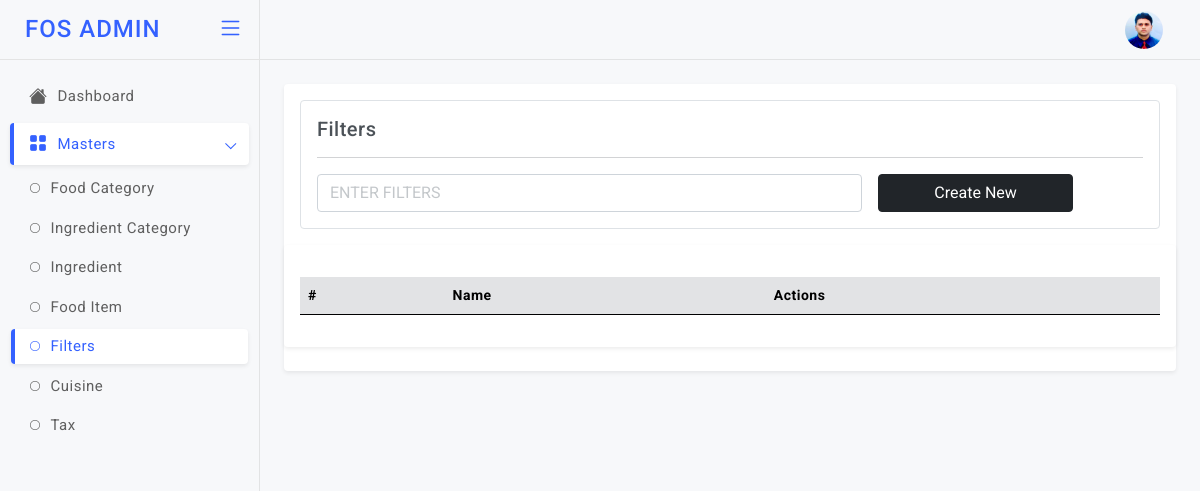
Page /filters (signed in) on the earlier database version.
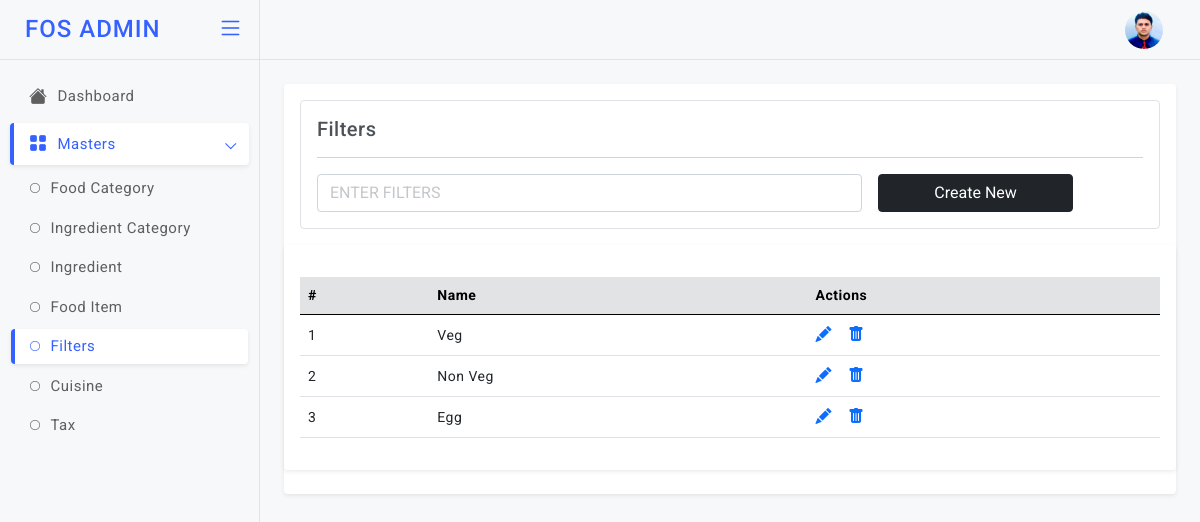
Same page on the later database version.
### models.py (models this page shows)
class FoodFilters(db.Model):
    id = db.Column(db.Integer, primary_key=True)
    filter_name = db.Column(db.String)

### app.py (the view)
@app.route('/filters', methods=["GET","POST"]) # End Point to Add & View the Filters
def filters():
    if not settings.session.get("name"):
            return settings.redirect("/login")
    if settings.request.method=="POST":
        filter_name = settings.request.form["filter_name"]
        info=models.FoodFilters(filter_name=filter_name)
        db.session.add(info)
        db.session.commit()
    fetch=models.FoodFilters.query.all()
    return settings.render_template('admin/filters.html', getinfo=fetch)

### templates/admin/filters.html (shortened to what this page needs)
<!doctype html>
<html lang="en">
<head>
  <link href="static/admin-assets/plugins/simplebar/css/simplebar.css" rel="stylesheet" />
  <link href="static/admin-assets/plugins/perfect-scrollbar/css/perfect-scrollbar.css" rel="stylesheet" />
  <link href="static/admin-assets/plugins/metismenu/css/metisMenu.min.css" rel="stylesheet" />
  <link href="static/admin-assets/css/bootstrap.min.css" rel="stylesheet" />
  <link href="static/admin-assets/css/bootstrap-extended.css" rel="stylesheet" />
  <link href="static/admin-assets/css/style.css" rel="stylesheet" />
  <link href="static/admin-assets/css/icons.css" rel="stylesheet">
  <link rel="stylesheet" href="https://cdn.jsdelivr.net/npm/bootstrap-icons@1.5.0/font/bootstrap-icons.css">
	<link href="static/admin-assets/css/pace.min.css" rel="stylesheet" />
  <link href="static/admin-assets/css/dark-theme.css" rel="stylesheet" />
  <link href="static/admin-assets/css/light-theme.css" rel="stylesheet" />
  <link href="static/admin-assets/css/semi-dark.css" rel="stylesheet" />
  <link href="static/admin-assets/css/header-colors.css" rel="stylesheet" />
</head>
<body>
  <div class="wrapper">
      <header class="top-header">
        <nav class="navbar navbar-expand gap-3">
            <div class="top-navbar-right ms-auto">
              <ul class="navbar-nav align-items-center">
              <li class="nav-item dropdown dropdown-user-setting">
                <a class="nav-link dropdown-toggle dropdown-toggle-nocaret" href="#" data-bs-toggle="dropdown">
                  <div class="user-setting d-flex align-items-center">
                    <img src="static/admin-assets/images/avatars/rids.jpg" class="user-img" alt="">
                  </div>
                </a>
              </li>
              </ul>
              </div>
        </nav>
      </header>
        <aside class="sidebar-wrapper" data-simplebar="true">
          <div class="sidebar-header">
            <div>
              <h4 class="logo-text">FOS ADMIN</h4>
            </div>
            <div class="toggle-icon ms-auto"> <i class="bi bi-list"></i>
            </div>
          </div>
          <ul class="metismenu" id="menu">
            <li>
              <a href="javascript:;">
                <div class="parent-icon"><i class="bi bi-house-fill"></i>
                </div>
                <div class="menu-title">Dashboard</div>
              </a>
            </li>
            <li>
              <a href="javascript:;" class="has-arrow">
                <div class="parent-icon"><i class="bi bi-grid-fill"></i>
                </div>
                <div class="menu-title">Masters</div>
              </a>
              <ul>
                <li> <a href="/foodcat"><i class="bi bi-circle"></i>Food Category</a></li>
                <li> <a href="/ingcat"><i class="bi bi-circle"></i>Ingredient Category</a></li>
                <li> <a href="/ing"><i class="bi bi-circle"></i>Ingredient</a></li>
                <li> <a href="/fooditem"><i class="bi bi-circle"></i>Food Item</a></li>
                <li> <a href="/filters"><i class="bi bi-circle"></i>Filters</a></li>
                <li> <a href="/cusin"><i class="bi bi-circle"></i>Cuisine</a></li>
                <li> <a href="/tax"><i class="bi bi-circle"></i>Tax</a></li>
               </ul>
            </li>
          </ul>
       </aside>
          <main class="page-content">
            <div class="card">
              <div class="card-body">
                <div class="border p-3 rounded">
                  <h5 class="mb-0">Filters</h5>
                <hr/>
                <form class="row g-3" method="post">
                  <div class="col-8">
                    <input type="text" class="form-control" placeholder="ENTER FILTERS" name="filter_name">
                  </div>
                     <div class="col-3">
                    <div class="d-grid">
                      <button type="submit" class="btn btn-dark submitForm">Create New</button>
                    </div>
                  </div>
                </form>
              </div>
              </div>
               <div class="card">
                 <div class="card-body">
                   <div class="table-responsive mt-3">
                     <table class="table align-middle">
                       <thead class="table-secondary">
                         <tr>
                          <th>#</th>
                          <th>Name</th>
                          <th>Actions</th>
                         </tr>
                       </thead>
                       <tbody>
                        {% for i in getinfo %}
                         <tr>
                          <td>{{loop.index}}</td>
                           <td>
                             <p class="mb-0">{{i["filter_name"]}}</p>
                           </td>
                            <td>
                             <div class="table-actions d-flex align-items-center gap-3 fs-6">
                              <a href="/filtersupdate?id={{i['id']}}"><i class="bi bi-pencil-fill"></i></a>
                               <a href="/filtersdel/{{i['id']}}"><i class="bi bi-trash-fill"></i></a>
                             </div>
                           </td>
                         </tr>
                         {% endfor %}
                       </tbody>
                     </table>
                   </div>
                 </div>
               </div>
          </main>
  </div>
</body>
</html>

### static/admin-assets/css/style.css (style rules this page uses)
body { font-size: 14px; color: #4c5258; letter-spacing: .5px; font-family: Roboto, sans-serif; background-color: #f7f8fa; overflow-x: hidden; }
.wrapper { width: auto; position: relative }
a { text-decoration: none; }
::placeholder { opacity: 0.4 !important; }
.top-header .navbar { position: fixed; top: 0; left: 260px; right: 0; background-color: #f7f8fa; border-bottom: 1px solid #e2e3e4; background-clip: padding-box; height: 60px; z-index: 10; padding: 0 1.5rem; transition: all .2s; }
.top-header .navbar .top-navbar-right .nav-link { color: #293445; font-size: 18px; font-weight: 500; padding-right: .8rem; padding-left: .8rem; }
.dropdown-toggle-nocaret:after { display: none }
.top-header .navbar .user-img { width: 38px; height: 38px; padding: 0px; border-radius: 50%; }
.sidebar-wrapper { position: fixed; top: 0; left: 0; width: 260px; height: 100%; background-color: #f7f8fa; background-clip: padding-box; border-right: 1px solid #e2e3e4; transition: all .2s; z-index: 16; }
.sidebar-wrapper .sidebar-header { width: 260px; height: 60px; display: flex; align-items: center; position: fixed; top: 0; bottom: 0; padding: 0 15px; z-index: 5; background: #f7f8fa; border-right: 1px solid #e2e3e4; border-bottom: 1px solid #e4e4e4; background-clip: padding-box; transition: all .2s; }
.sidebar-wrapper .sidebar-header .logo-text { font-size: 24px; margin-left: 10px; margin-bottom: 0; letter-spacing: 1px; color: #3461ff; }
.toggle-icon { font-size: 26px; cursor: pointer; color: #3461ff; }
.sidebar-wrapper ul { padding: 0; margin: 0; list-style: none; background: 0 0 }
.sidebar-wrapper .metismenu { background: 0 0; display: -webkit-box; display: -ms-flexbox; display: flex; padding: 10px; margin-top: 60px; -webkit-box-orient: vertical; -webkit-box-direction: normal; -ms-flex-direction: column; flex-direction: column }
.sidebar-wrapper .metismenu li+li { margin-top: 5px }
.sidebar-wrapper .metismenu li:first-child { margin-top: 5px }
.sidebar-wrapper .metismenu li:last-child { margin-bottom: 5px }
.sidebar-wrapper .metismenu>li { display: -webkit-box; display: -ms-flexbox; display: flex; -webkit-box-orient: vertical; -webkit-box-direction: normal; -ms-flex-direction: column; flex-direction: column; position: relative }
.sidebar-wrapper .metismenu a { position: relative; display: flex; align-items: center; justify-content: left; padding: 10px 15px; border-radius: 4px; font-size: 15px; color: #5f5f5f; outline-width: 0; text-overflow: ellipsis; overflow: hidden; letter-spacing: .5px; border-left: 4px solid rgb(255 255 255 / 0%); transition: all .2s ease-out }
.sidebar-wrapper .metismenu a .parent-icon { font-size: 18px; line-height: 1 }
.sidebar-wrapper .metismenu a .menu-title { margin-left: 10px }
.sidebar-wrapper .metismenu ul a { padding: 6px 15px 6px 15px; font-size: 15px; border: 0; border-left: 4px solid rgb(255 255 255 / 0%); }
.sidebar-wrapper .metismenu ul a i { margin-right: 10px; font-size: 10px; }
.sidebar-wrapper .metismenu ul { border: 1px solid #ffffff00; background: rgb(255 255 255 / 0%); }
.sidebar-wrapper .metismenu .mm-active>a, .sidebar-wrapper .metismenu a:active, .sidebar-wrapper .metismenu a:focus, .sidebar-wrapper .metismenu a:hover { color: #3461ff; text-decoration: none; background-color: rgb(255 255 255); border-left: 4px solid #3461ff; box-shadow: 0 0.125rem 0.25rem rgb(0 0 0 / 8%); }
.metismenu .has-arrow:after { position: absolute; content: ""; width: .5em; height: .5em; border-style: solid; border-width: 1.2px 0 0 1.2px; border-color: initial; right: 15px; transform: rotate(-45deg) translateY(-50%); transform-origin: top; top: 50%; transition: all .3s ease-out }
.page-content { margin-left: 260px; margin-top: 60px; padding: 1.5rem; transition: all .2s; }
.table-responsive { white-space: nowrap; }

Differences in the rows shown:
added FoodFilters: filter_name "Veg"
added FoodFilters: filter_name "Non Veg"
added FoodFilters: filter_name "Egg"
